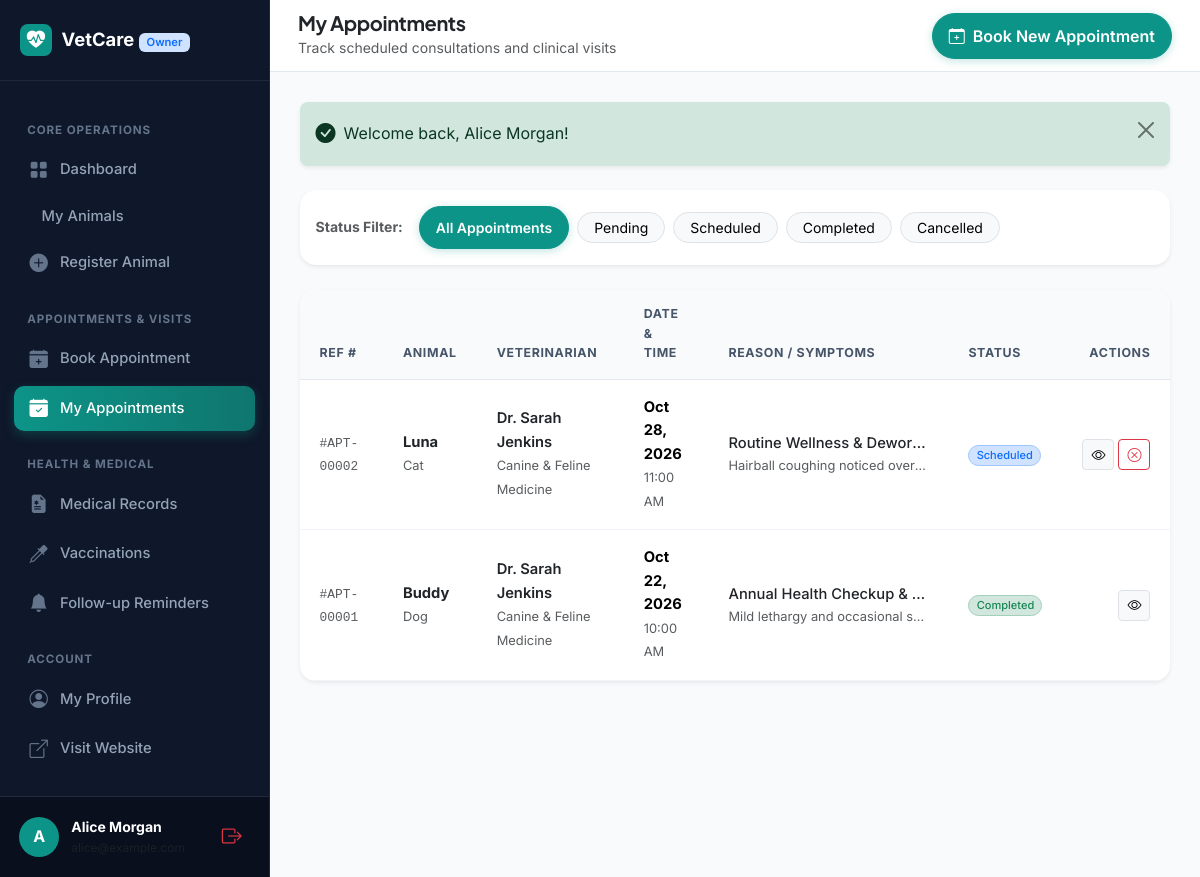
The page /owner/appointments.php (signed in) on the database its author committed.
### tables this page shows
CREATE TABLE `appointments` (
  `id` INT AUTO_INCREMENT PRIMARY KEY,
  `owner_id` INT NOT NULL,
  `veterinarian_id` INT NOT NULL,
  `animal_id` INT NOT NULL,
  `appointment_date` DATE NOT NULL,
  `appointment_time` TIME NOT NULL,
  `reason` VARCHAR(255) NOT NULL,
  `symptoms` TEXT NOT NULL,
  `appointment_status` ENUM('pending', 'scheduled', 'completed', 'cancelled', 'rejected') NOT NULL DEFAULT 'pending',
  `veterinarian_notes` TEXT NULL,
  `created_at` TIMESTAMP DEFAULT CURRENT_TIMESTAMP,
  `updated_at` TIMESTAMP DEFAULT CURRENT_TIMESTAMP ON UPDATE CURRENT_TIMESTAMP,
  CONSTRAINT `fk_app_owner` FOREIGN KEY (`owner_id`) REFERENCES `users` (`id`) ON DELETE CASCADE,
  CONSTRAINT `fk_app_vet` FOREIGN KEY (`veterinarian_id`) REFERENCES `users` (`id`) ON DELETE CASCADE,
  CONSTRAINT `fk_app_animal` FOREIGN KEY (`animal_id`) REFERENCES `animals` (`id`) ON DELETE CASCADE,
  INDEX `idx_app_date_time` (`veterinarian_id`, `appointment_date`, `appointment_time`),
  INDEX `idx_app_status` (`appointment_status`)
);

CREATE TABLE `animals` (
  `id` INT AUTO_INCREMENT PRIMARY KEY,
  `owner_id` INT NOT NULL,
  `animal_name` VARCHAR(100) NOT NULL,
  `species` VARCHAR(50) NOT NULL,
  `breed` VARCHAR(100) NULL,
  `gender` ENUM('male', 'female', 'unknown') NOT NULL DEFAULT 'unknown',
  `date_of_birth` DATE NULL,
  `age_years` INT NULL,
  `weight` DECIMAL(6,2) NULL,
  `color` VARCHAR(50) NULL,
  `identification_number` VARCHAR(100) NULL,
  `photo_path` VARCHAR(255) NULL,
  `allergies` TEXT NULL,
  `notes` TEXT NULL,
  `created_at` TIMESTAMP DEFAULT CURRENT_TIMESTAMP,
  `updated_at` TIMESTAMP DEFAULT CURRENT_TIMESTAMP ON UPDATE CURRENT_TIMESTAMP,
  CONSTRAINT `fk_animal_owner` FOREIGN KEY (`owner_id`) REFERENCES `users` (`id`) ON DELETE CASCADE,
  INDEX `idx_animal_species` (`species`),
  INDEX `idx_animal_owner` (`owner_id`)
);

CREATE TABLE `users` (
  `id` INT AUTO_INCREMENT PRIMARY KEY,
  `full_name` VARCHAR(100) NOT NULL,
  `email` VARCHAR(150) NOT NULL UNIQUE,
  `phone` VARCHAR(30) NOT NULL,
  `password_hash` VARCHAR(255) NOT NULL,
  `role` ENUM('owner', 'veterinarian', 'admin') NOT NULL,
  `account_status` ENUM('active', 'inactive', 'suspended', 'pending') NOT NULL DEFAULT 'active',
  `created_at` TIMESTAMP DEFAULT CURRENT_TIMESTAMP,
  `updated_at` TIMESTAMP DEFAULT CURRENT_TIMESTAMP ON UPDATE CURRENT_TIMESTAMP,
  INDEX `idx_role` (`role`),
  INDEX `idx_status` (`account_status`)
);

CREATE TABLE `veterinarian_profiles` (
  `id` INT AUTO_INCREMENT PRIMARY KEY,
  `user_id` INT NOT NULL UNIQUE,
  `qualification` VARCHAR(150) NOT NULL,
  `specialization` VARCHAR(150) NOT NULL,
  `license_number` VARCHAR(100) NOT NULL UNIQUE,
  `experience_years` INT NOT NULL DEFAULT 0,
  `bio` TEXT NULL,
  `consultation_fee` DECIMAL(10,2) NOT NULL DEFAULT 0.00,
  `approval_status` ENUM('pending', 'approved', 'rejected') NOT NULL DEFAULT 'pending',
  `created_at` TIMESTAMP DEFAULT CURRENT_TIMESTAMP,
  `updated_at` TIMESTAMP DEFAULT CURRENT_TIMESTAMP ON UPDATE CURRENT_TIMESTAMP,
  CONSTRAINT `fk_vet_user` FOREIGN KEY (`user_id`) REFERENCES `users` (`id`) ON DELETE CASCADE
);

### owner/appointments.php (the view, shortened to what this page needs)
<?php
require_once __DIR__ . '/../includes/init.php';
$user = current_user();
$ownerId = (int)$user['id'];
$statusFilter = trim($_GET['status'] ?? '');
$sql = "
    SELECT app.*, a.animal_name, a.species, u.full_name AS vet_name, vp.specialization, vp.consultation_fee
    FROM appointments app
    JOIN animals a ON a.id = app.animal_id
    JOIN users u ON u.id = app.veterinarian_id
    JOIN veterinarian_profiles vp ON vp.user_id = u.id
    WHERE app.owner_id = :owner_id
";
$params = [':owner_id' => $ownerId];
$sql .= " ORDER BY app.appointment_date DESC, app.appointment_time DESC";
$stmt = $pdo->prepare($sql);
$stmt->execute($params);
$appointments = $stmt->fetchAll();
require_once __DIR__ . '/../includes/header.php';
?>
<div class="dashboard-layout">
    <?php require_once __DIR__ . '/../includes/owner_sidebar.php'; ?>
    <main class="dashboard-main">
        <header class="dashboard-topbar">
            <div class="d-flex align-items-center gap-3">
                <div>
                    <h5 class="fw-bold mb-0 text-dark">My Appointments</h5>
                    <small class="text-muted">Track scheduled consultations and clinical visits</small>
                </div>
            </div>
            <div>
                <a href="<?= url('owner/appointment_add.php') ?>" class="btn btn-primary rounded-pill px-3">
                    <i class="bi bi-calendar-plus me-1"></i> Book New Appointment
                </a>
            </div>
        </header>
        <div class="dashboard-content-body">
            <?php require_once __DIR__ . '/../includes/alerts.php'; ?>
            <div class="card border-0 shadow-sm rounded-4 p-3 mb-4 bg-white">
                <div class="d-flex flex-wrap gap-2 align-items-center">
                    <span class="text-muted small fw-bold me-2">Status Filter:</span>
                    <a href="<?= url('owner/appointments.php') ?>" class="btn btn-sm <?= empty($statusFilter) ? 'btn-primary' : 'btn-light border' ?> rounded-pill px-3">
                        All Appointments
                    </a>
                    <a href="<?= url('owner/appointments.php?status=pending') ?>" class="btn btn-sm <?= $statusFilter === 'pending' ? 'btn-primary' : 'btn-light border' ?> rounded-pill px-3">
                        Pending
                    </a>
                    <a href="<?= url('owner/appointments.php?status=scheduled') ?>" class="btn btn-sm <?= $statusFilter === 'scheduled' ? 'btn-primary' : 'btn-light border' ?> rounded-pill px-3">
                        Scheduled
                    </a>
                    <a href="<?= url('owner/appointments.php?status=completed') ?>" class="btn btn-sm <?= $statusFilter === 'completed' ? 'btn-primary' : 'btn-light border' ?> rounded-pill px-3">
                        Completed
                    </a>
                    <a href="<?= url('owner/appointments.php?status=cancelled') ?>" class="btn btn-sm <?= $statusFilter === 'cancelled' ? 'btn-primary' : 'btn-light border' ?> rounded-pill px-3">
                        Cancelled
                    </a>
                </div>
            </div>
            <div class="card border-0 shadow-sm rounded-4 bg-white overflow-hidden">
                <?php if (empty($appointments)): ?>
                    <div class="empty-state-box">
                        <div class="empty-state-icon"><i class="bi bi-calendar-x"></i></div>
                        <h5 class="fw-bold">No Appointments Found</h5>
                        <p class="text-muted small">No appointment records match the selected status filter.</p>
                        <a href="<?= url('owner/appointment_add.php') ?>" class="btn btn-primary rounded-pill px-4">
                            <i class="bi bi-calendar-plus me-1"></i> Book Appointment Now
                        </a>
                    </div>
                <?php else: ?>
                    <div class="table-responsive">
                        <table class="table custom-table">
                            <thead>
                                <tr>
                                    <th>Ref #</th>
                                    <th>Animal</th>
                                    <th>Veterinarian</th>
                                    <th>Date & Time</th>
                                    <th>Reason / Symptoms</th>
                                    <th>Status</th>
                                    <th class="text-end">Actions</th>
                                </tr>
                            </thead>
                            <tbody>
                                <?php foreach ($appointments as $app):
                                    $canCancel = in_array($app['appointment_status'], ['pending', 'scheduled'], true);
                                ?>
                                    <tr>
                                        <td><span class="font-monospace text-muted small">#APT-<?= str_pad($app['id'], 5, '0', STR_PAD_LEFT) ?></span></td>
                                        <td>
                                            <div class="fw-bold text-dark"><?= e($app['animal_name']) ?></div>
                                            <small class="text-muted"><?= e($app['species']) ?></small>
                                        </td>
                                        <td>
                                            <div class="fw-semibold text-dark"><?= e($app['vet_name']) ?></div>
                                            <small class="text-muted"><?= e($app['specialization']) ?></small>
                                        </td>
                                        <td>
                                            <div class="fw-bold"><?= format_date($app['appointment_date']) ?></div>
                                            <small class="text-muted"><?= format_time($app['appointment_time']) ?></small>
                                        </td>
                                        <td>
                                            <div class="text-truncate text-dark fw-medium" style="max-width: 200px;"><?= e($app['reason']) ?></div>
                                            <small class="text-muted text-truncate d-block" style="max-width: 200px;"><?= e($app['symptoms']) ?></small>
                                        </td>
                                        <td><?= badge_status($app['appointment_status']) ?></td>
                                        <td class="text-end">
                                            <div class="d-inline-flex gap-1">
                                                <a href="<?= url('owner/appointment_view.php?id=' . $app['id']) ?>" class="btn btn-sm btn-light border" title="View details">
                                                    <i class="bi bi-eye"></i>
                                                </a>
                                                <?php if ($canCancel): ?>
                                                    <form action="<?= url('actions/appointment_update.php') ?>" method="POST" class="d-inline" onsubmit="return confirm('Are you sure you want to cancel this appointment?');">
                                                        <button type="submit" class="btn btn-sm btn-outline-danger" title="Cancel appointment">
                                                            <i class="bi bi-x-circle"></i>
                                                        </button>
                                                    </form>
                                                <?php endif; ?>
                                            </div>
                                        </td>
                                    </tr>
                                <?php endforeach; ?>
                            </tbody>
                        </table>
                    </div>
                <?php endif; ?>
            </div>
        </div>
    </main>
</div>
<?php require_once __DIR__ . '/../includes/footer.php'; ?>

### includes/functions.php (shortened to what this page needs)
<?php
function e($value): string {
    return htmlspecialchars((string)($value ?? ''), ENT_QUOTES, 'UTF-8');
}
function url(string $path = ''): string {
    $path = ltrim($path, '/');
    return rtrim(BASE_URL, '/') . ($path !== '' ? '/' . $path : '');
}
function format_date(?string $date, string $format = 'M j, Y'): string {
    $timestamp = strtotime($date);
    return $timestamp ? date($format, $timestamp) : '—';
}
function format_time(?string $time): string {
    $timestamp = strtotime($time);
    return $timestamp ? date('g:i A', $timestamp) : '—';
}
function badge_status(string $status): string {
    $statusLower = strtolower(trim($status));
    $map = [
        'active'     => ['bg-success-subtle text-success border border-success-subtle', 'Active'],
        'approved'   => ['bg-success-subtle text-success border border-success-subtle', 'Approved'],
        'completed'  => ['bg-success-subtle text-success border border-success-subtle', 'Completed'],
        'scheduled'  => ['bg-primary-subtle text-primary border border-primary-subtle', 'Scheduled'],
        'pending'    => ['bg-warning-subtle text-warning-emphasis border border-warning-subtle', 'Pending Review'],
        'cancelled'  => ['bg-secondary-subtle text-secondary border border-secondary-subtle', 'Cancelled'],
        'rejected'   => ['bg-danger-subtle text-danger border border-danger-subtle', 'Rejected'],
        'inactive'   => ['bg-secondary-subtle text-secondary border border-secondary-subtle', 'Inactive'],
        'suspended'  => ['bg-danger-subtle text-danger border border-danger-subtle', 'Suspended'],
        'unread'     => ['bg-info-subtle text-info-emphasis border border-info-subtle', 'New Inbound'],
        'read'       => ['bg-light text-muted border', 'Read'],
        'replied'    => ['bg-success-subtle text-success border border-success-subtle', 'Replied']
    ];
    $classes = $map[$statusLower][0] ?? 'bg-light text-dark border';
    $label = $map[$statusLower][1] ?? ucfirst($statusLower);
    return '<span class="badge rounded-pill ' . $classes . ' px-2.5 py-1.5 fw-medium">' . e($label) . '</span>';
}

### assets/css/style.css (style rules this page uses)
:root { --primary: #0d9488; --primary-dark: #0f766e; --primary-light: #ccfbf1; --primary-subtle: #f0fdfa; --secondary: #0284c7; --accent: #10b981; --dark: #0f172a; --dark-muted: #475569; --light-bg: #f8fafc; --card-bg: #ffffff; --border-color: #e2e8f0; --border-focus: #0d9488; --font-heading: 'Plus Jakarta Sans', -apple-system, BlinkMacSystemFont, 'Segoe UI', Roboto, sans-serif; --font-body: 'Inter', -apple-system, BlinkMacSystemFont, 'Segoe UI', Roboto, sans-serif; --radius-sm: 8px; --radius-md: 12px; --radius-lg: 18px; --radius-pill: 9999px; --shadow-sm: 0 1px 3px rgba(15, 23, 42, 0.05); --shadow-md: 0 4px 18px -2px rgba(15, 23, 42, 0.06), 0 2px 6px -1px rgba(15, 23, 42, 0.03); --shadow-lg: 0 12px 30px -4px rgba(13, 148, 136, 0.12), 0 4px 12px -2px rgba(15, 23, 42, 0.04); }
body { font-family: var(--font-body); color: var(--dark); background-color: var(--light-bg); line-height: 1.6; overflow-x: hidden; }
h1, h2, h3, h4, h5, h6 { font-family: var(--font-heading); color: var(--dark); font-weight: 700; letter-spacing: -0.02em; }
a { color: var(--primary); text-decoration: none; transition: all 0.2s ease-in-out; }
.btn-primary { background-color: var(--primary); border-color: var(--primary); color: #ffffff; font-weight: 600; padding: 0.625rem 1.35rem; border-radius: var(--radius-md); box-shadow: 0 2px 8px rgba(13, 148, 136, 0.25); transition: all 0.25s ease; }

### assets/css/dashboard.css (style rules this page uses)
.dashboard-layout { display: flex; min-height: 100vh; background-color: #f8fafc; }
.dashboard-main { flex-grow: 1; display: flex; flex-direction: column; min-width: 0; }
.dashboard-topbar { height: 72px; background: #ffffff; border-bottom: 1px solid var(--border-color); padding: 0 1.75rem; display: flex; align-items: center; justify-content: space-between; position: sticky; top: 0; z-index: 1020; }
.dashboard-content-body { padding: 1.85rem; flex-grow: 1; }
.custom-table { margin-bottom: 0; }
.custom-table th { background-color: #f8fafc; color: #475569; font-size: 0.775rem; text-transform: uppercase; letter-spacing: 0.05em; font-weight: 700; padding: 0.95rem 1.25rem; border-bottom: 1px solid var(--border-color); }
.custom-table td { padding: 1rem 1.25rem; vertical-align: middle; border-bottom: 1px solid #f1f5f9; font-size: 0.92rem; }

### rows shown on the page
appointments: id "00002", animal.animal_name "Luna", animal.species "Cat", veterinarian.full_name "Dr. Sarah Jenkins", veterinarian_profiles.specialization "Canine & Feline Medicine", appointment_date "Oct 28, 2026", appointment_time "11:00 AM", reason "Routine Wellness & Dewor…", symptoms "Hairball coughing noticed over…", appointment_status "Scheduled"
appointments: id "00001", animal.animal_name "Buddy", animal.species "Dog", veterinarian.full_name "Dr. Sarah Jenkins", veterinarian_profiles.specialization "Canine & Feline Medicine", appointment_date "Oct 22, 2026", appointment_time "10:00 AM", reason "Annual Health Checkup &…", symptoms "Mild lethargy and occasional s…", appointment_status "Completed"

### other values the page prints
substr($user['full_name'] ?? 'U', 0, 1) "A"
$user['full_name'] "Alice Morgan"
$flash['message'] "Welcome back, Alice Morgan!"
